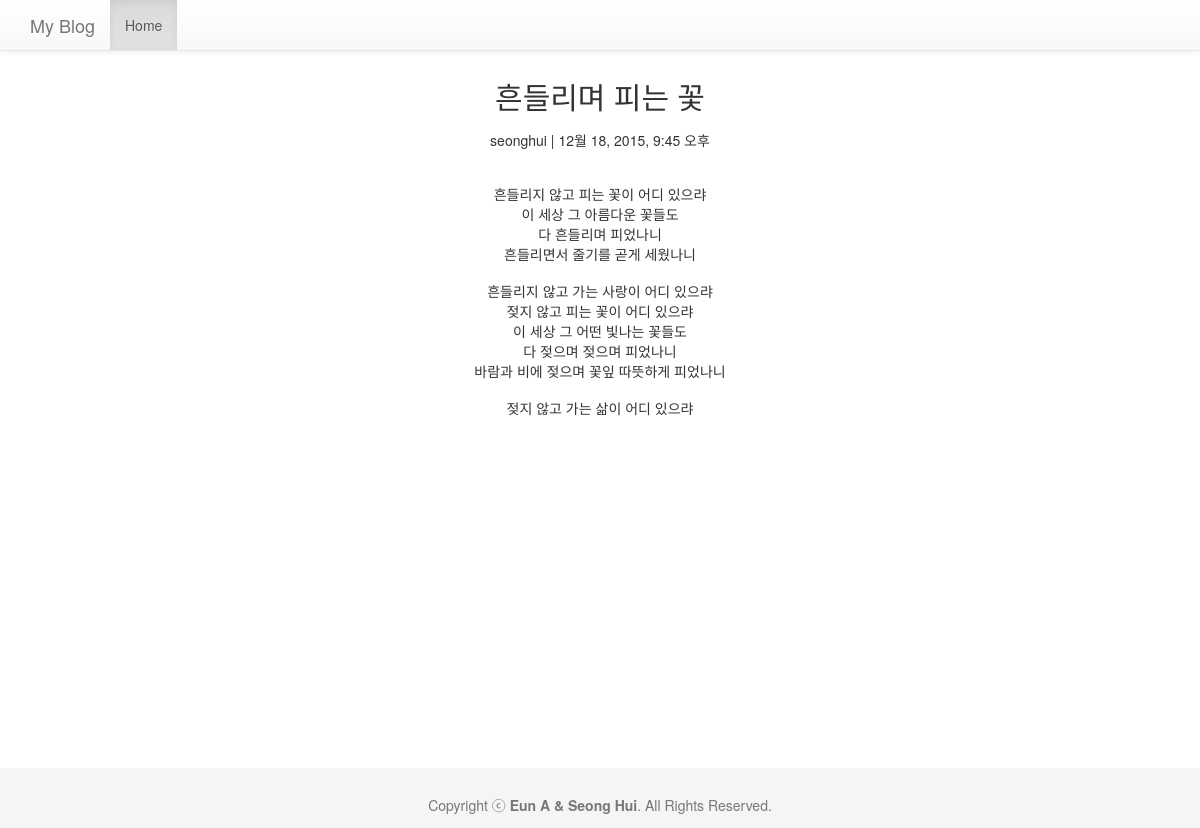
Page /blog/8/ on the committed database.
### blog/models.py (models this page shows, shortened)
class Post(models.Model):
    author = models.ForeignKey('auth.User')
    subject = models.CharField(max_length=200)
    content = models.TextField()
    created_date = models.DateTimeField(default=timezone.now)

### blog/views.py (the view)
# urls.py: url(r'^(?P<post_id>\d+)/$', views.content, name="content"),
def content(request, post_id):
    post = get_object_or_404(Post, pk=post_id)
    return render(request, 'blog/content.html', {'post': post})

### blog/templates/blog/content.html
{% extends "base_blog.html" %}
{% block blog_contents %}
{% if post %}
<h2>{{ post.subject }}</h2>
<p>{{ post.author }} | {{ post.created_date }}</p>
<p>{{ post.content|linebreaks }}</p>
{% endif %}
{% endblock blog_contents %}

### static/mystyle.css (style rules this page uses)
html { position: relative; min-height: 100%; }
body { margin-bottom: 60px; }

### templates/base.html (style rules this page uses)
* { text-align : center; }
p { padding-top:7px; }

### rows in the picture
Post: subject "흔들리며 피는 꽃", author "seonghui", created_date "12월 18, 2015, 9:45 오후", content "흔들리지 않고 피는 꽃이 어디 있으랴 이 세상 그 아름다운 꽃들도 다 흔들리며 피었나니 흔들리면서 줄기를 곧게 세웠나니 흔들리지 않고 가는 사랑이 어디 있으랴 젖지 않고 피는 꽃이 어디 있으랴 이 세상 그 어떤 빛나는 꽃들도 다 젖으며 젖으며 피었나니 바람과 비에 젖으며 꽃잎 따뜻하게 피었나니 젖지 않고 가는 삶이 어디 있으랴"
